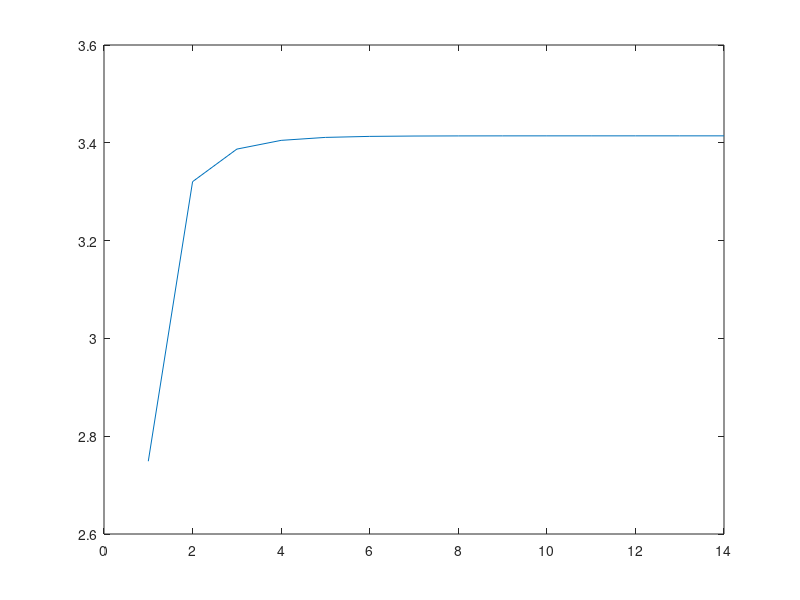

The MATLAB source for this figure:
clear
close all
clc

%% 
n = 3;
A = -(-2*eye(n) + diag(ones(n-1,1),1) + diag(ones(n-1,1),-1));

x = randn(n,1);
x = x/norm(x);
ROld = x'*(A*x);
tol = 1e-6;
nmax = 5000;
go = 1;
Rs = zeros(1,nmax);
Rs(1) = ROld;
counter = 1;
while go == 1
    x = A*x;
    x = x/norm(x);
    RNew = x'*(A*x);
    if abs(RNew-ROld) < tol
        go = 0;
    elseif counter > nmax 
        go = 0;
    end
    counter = counter +1;
    Rs(counter) = RNew;
    ROld = RNew;
end

figure
plot(Rs(1:counter))


Rs(counter)
max(abs(eig(A)))


